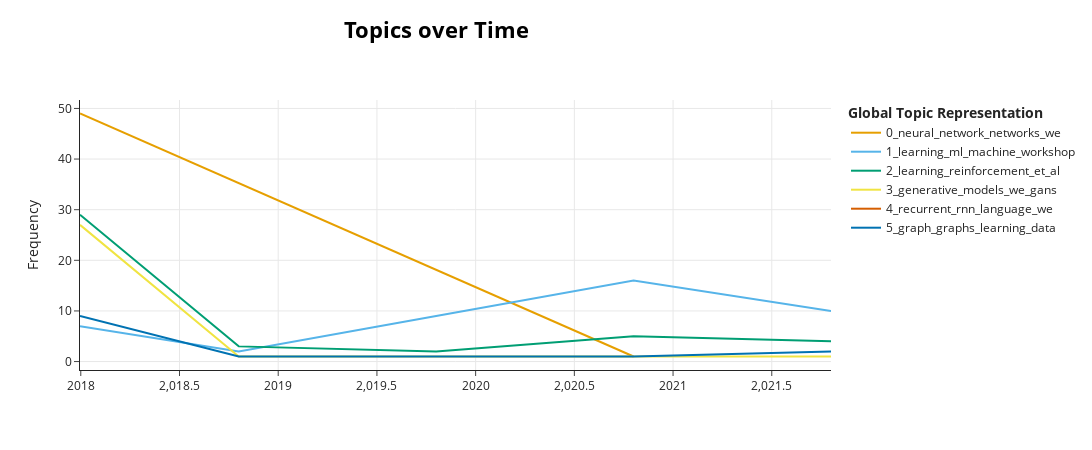

The notebook cell this image was saved under:
### Markdown cell above
### Visualization

### Code cell
topic_model.visualize_topics_over_time(topics_over_time)

### Figure 1 — Plotly figure (JSON) as saved in the notebook; plotly's stock layout.template omitted (floating-point values rounded to 4 significant figures)
{"data": [{"hoverinfo": "text", "hovertext": ["<b>Topic 0</b><br>Words: neural, network, networks, we, deep", "<b>Topic 0</b><br>Words: training, parameters, deep, process, phase"], "marker": {"color": "#E69F00"}, "mode": "lines", "name": "0_neural_network_networks_we", "type": "scatter", "x": [2018.0, 2021.0], "y": [49, 1]}, {"hoverinfo": "text", "hovertext": ["<b>Topic 1</b><br>Words: learning, data, we, used, machine", "<b>Topic 1</b><br>Words: how, ml, machine, systems, papers", "<b>Topic 1</b><br>Words: learning, machine, ml, ai, workshop", "<b>Topic 1</b><br>Words: learning, ml, workshop, data, research", "<b>Topic 1</b><br>Words: ml, workshop, learning, ai, community"], "marker": {"color": "#56B4E9"}, "mode": "lines", "name": "1_learning_ml_machine_workshop", "type": "scatter", "x": [2018.0, 2019.0, 2020.0, 2021.0, 2022.0], "y": [7, 2, 9, 16, 10]}, {"hoverinfo": "text", "hovertext": ["<b>Topic 2</b><br>Words: learning, reinforcement, policy, we, agents", "<b>Topic 2</b><br>Words: et, al, 2017, learning, reinforcement", "<b>Topic 2</b><br>Words: et, al, learning, ai, cognitive", "<b>Topic 2</b><br>Words: learning, reasoning, agents, embodied, ai", "<b>Topic 2</b><br>Words: learning, systems, policies, agents, policy"], "marker": {"color": "#009E73"}, "mode": "lines", "name": "2_learning_reinforcement_et_al", "type": "scatter", "x": [2018.0, 2019.0, 2020.0, 2021.0, 2022.0], "y": [29, 3, 2, 5, 4]}, {"hoverinfo": "text", "hovertext": ["<b>Topic 3</b><br>Words: generative, we, gans, models, domain", "<b>Topic 3</b><br>Words: generative, deep, models, structured, data", "<b>Topic 3</b><br>Words: generative, synthesis, models, domains, deep"], "marker": {"color": "#F0E442"}, "mode": "lines", "name": "3_generative_models_we_gans", "type": "scatter", "x": [2018.0, 2019.0, 2022.0], "y": [27, 1, 1]}, {"hoverinfo": "text", "hovertext": ["<b>Topic 4</b><br>Words: recurrent, rnn, language, we, sequence"], "marker": {"color": "#D55E00"}, "mode": "lines", "name": "4_recurrent_rnn_language_we", "type": "scatter", "x": [2018.0], "y": [24]}, {"hoverinfo": "text", "hovertext": ["<b>Topic 5</b><br>Words: graph, graphs, networks, learning, data", "<b>Topic 5</b><br>Words: graph, graphs, learning, relational, deep", "<b>Topic 5</b><br>Words: data, topological, graph, dimensional, learning", "<b>Topic 5</b><br>Words: graphs, graph, data, learning, nlp"], "marker": {"color": "#0072B2"}, "mode": "lines", "name": "5_graph_graphs_learning_data", "type": "scatter", "x": [2018.0, 2019.0, 2021.0, 2022.0], "y": [9, 1, 1, 2]}], "layout": {"height": 450, "hoverlabel": {"bgcolor": "white", "font": {"family": "Rockwell", "size": 16}}, "legend": {"title": {"text": "<b>Global Topic Representation"}}, "title": {"font": {"color": "Black", "size": 22}, "text": "<b>Topics over Time", "x": 0.4, "xanchor": "center", "y": 0.95, "yanchor": "top"}, "width": 1250, "xaxis": {"autorange": true, "range": [2018.0, 2022.0], "showgrid": true, "type": "linear"}, "yaxis": {"autorange": true, "range": [-1.667, 51.67], "showgrid": true, "title": {"text": "Frequency"}, "type": "linear"}}}
